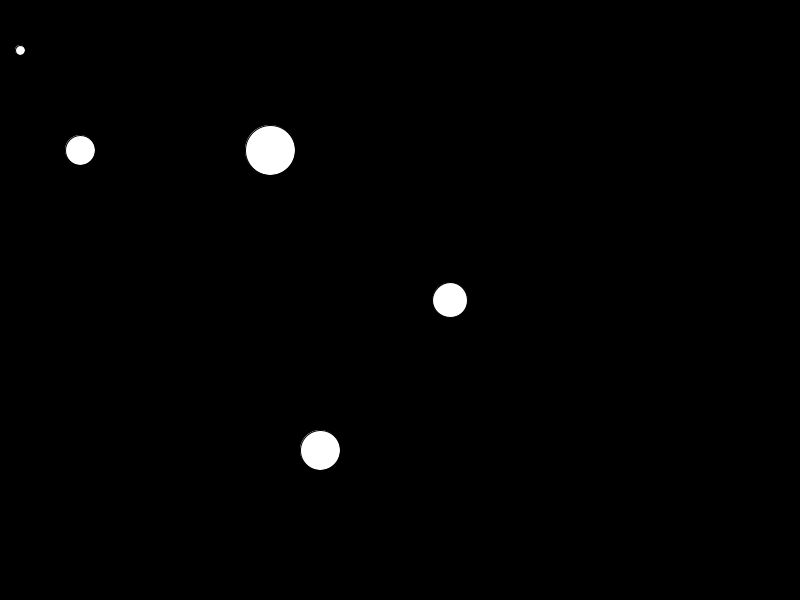
Frame 1 (no input)
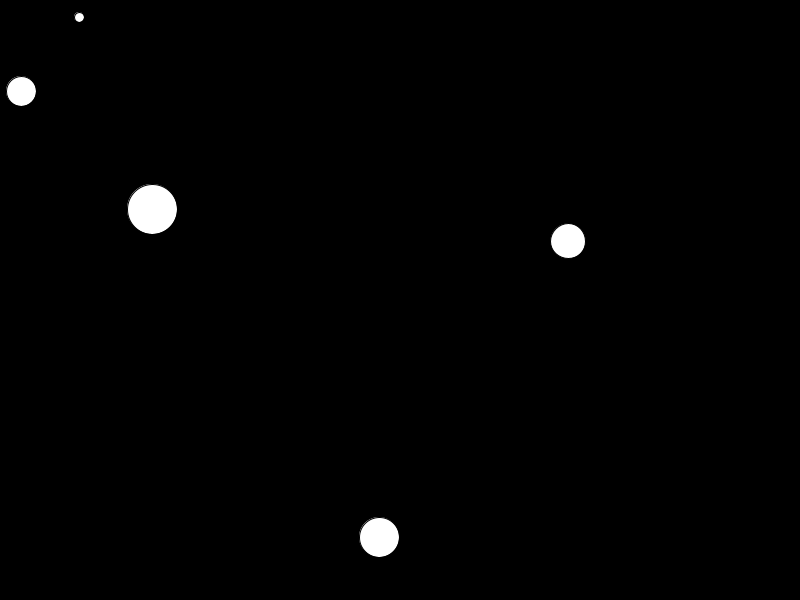
Frame 60 (the mouse pressed at the canvas centre just before this capture)
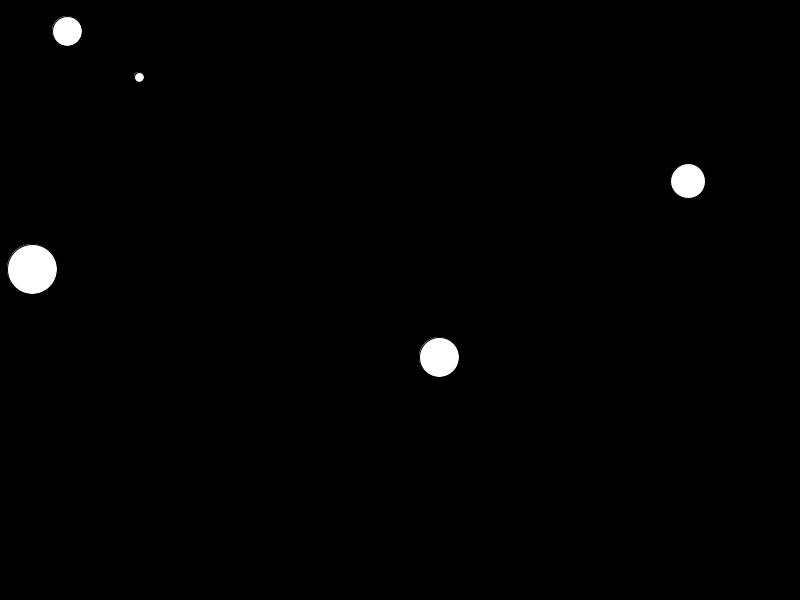
Frame 120 (the mouse held since frame 60 and released just before this capture)

The Processing sketch that drew these frames (run headless with seeded random() and noise(); from frame 60 on, the mouse is pressed at the canvas centre):

// Processing sketch: five_bouncing_balls_no_arrays
// ── five_bouncing_balls_no_arrays.pde
int x0 = 20;
int y0 = 50;
int sz0 = 10;
int xspeed0 = 1;
int yspeed0 = -1;
int x1 = 80;
int y1 = 150;
int sz1 = 30;
int xspeed1 = -1;
int yspeed1 = -1;
int x2 = 450;
int y2 = 300;
int sz2 = 35;
int xspeed2 = 2;
int yspeed2 = -1;
int x3 = 320;
int y3 = 450;
int sz3 = 40;
int xspeed3 = 1;
int yspeed3 = 3;
int x4 = 270;
int y4 = 150;
int sz4 = 50;
int xspeed4 = -2;
int yspeed4 = 1;

void setup() {
  size(800, 600);
}

void draw() {
  background(0);
  ellipse(x0, y0, sz0, sz0);
  ellipse(x1, y1, sz1, sz1);
  ellipse(x2, y2, sz2, sz2);
  ellipse(x3, y3, sz3, sz3);
  ellipse(x4, y4, sz4, sz4);

  x0 += xspeed0;
  y0 += yspeed0;
  x1 += xspeed1;
  y1 += yspeed1;
  x2 += xspeed2;
  y2 += yspeed2;
  x3 += xspeed3;
  y3 += yspeed3;
  x4 += xspeed4;
  y4 += yspeed4;

  if (x0 + sz0/2 > width || x0 -sz0/2 < 0) {
    xspeed0 *= -1;
  }
  if (y0 + sz0/2 > height || y0 - sz0/2 < 0) {
    yspeed0 *= -1;
  }

  if (x1 + sz1/2 > width || x1 -sz1/2 < 0) {
    xspeed1 *= -1;
  }
  if (y1 + sz1/2 > height || y1 - sz1/2 < 0) {
    yspeed1 *= -1;
  }
  if (x2 + sz2/2 > width || x2 -sz2/2 < 0) {
    xspeed2 *= -1;
  }
  if (y2 + sz2/2 > height || y2 - sz2/2 < 0) {
    yspeed2 *= -1;
  }
  if (x3 + sz3/2 > width || x3 -sz3/2 < 0) {
    xspeed3 *= -1;
  }
  if (y3 + sz3/2 > height || y3 - sz3/2 < 0) {
    yspeed3 *= -1;
  }
  if (x4 + sz4/2 > width || x4 -sz4/2 < 0) {
    xspeed4 *= -1;
  }
  if (y4 + sz4/2 > height || y4 - sz4/2 < 0) {
    yspeed4 *= -1;
  }
}
